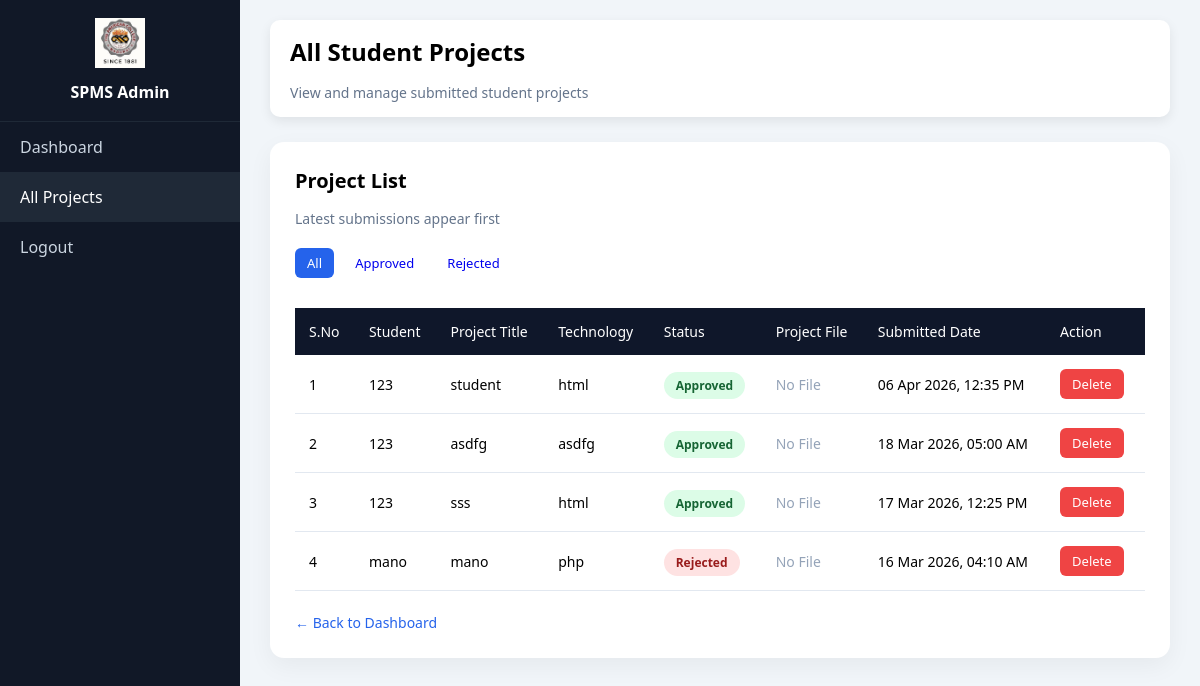
The page /admin/view_projects.php (signed in) on the database its author committed.
### tables this page shows
CREATE TABLE `projects` (
  `id` int(11) NOT NULL,
  `student_id` int(11) DEFAULT NULL,
  `project_title` varchar(200) DEFAULT NULL,
  `description` text DEFAULT NULL,
  `technology` varchar(150) DEFAULT NULL,
  `file_name` varchar(255) DEFAULT NULL,
  `status` enum('Pending','Approved','Rejected') DEFAULT 'Pending',
  `created_at` timestamp NOT NULL DEFAULT current_timestamp(),
  `submitted_at` datetime DEFAULT current_timestamp(),
  `project_year` int(11) DEFAULT year(curdate()),
  `feedback` text DEFAULT NULL
);

CREATE TABLE `users` (
  `id` int(11) NOT NULL,
  `full_name` varchar(100) NOT NULL,
  `register_no` varchar(50) NOT NULL,
  `email` varchar(100) NOT NULL,
  `password` varchar(255) NOT NULL,
  `role` enum('student','faculty','admin') DEFAULT 'student',
  `created_at` timestamp NOT NULL DEFAULT current_timestamp()
);

### admin/view_projects.php (the view, shortened to what this page needs)
<?php
include("../db.php");
$status_filter = $_GET['status'] ?? 'all';
if($status_filter == 'approved'){
    $condition = "WHERE projects.status = 'Approved'";
} elseif($status_filter == 'rejected'){
    $condition = "WHERE projects.status = 'Rejected'";
} else {
    $condition = "WHERE projects.status != 'Pending'";
}
$query = "
SELECT projects.*, users.full_name
FROM projects
JOIN users ON projects.student_id = users.id
$condition
ORDER BY projects.submitted_at DESC
";
$result = mysqli_query($conn, $query);
$class_all = ($status_filter == 'all') ? 'btn btn-view' : 'btn';
$class_approved = ($status_filter == 'approved') ? 'btn btn-approve' : 'btn';
$class_rejected = ($status_filter == 'rejected') ? 'btn btn-delete' : 'btn';
?>
<!DOCTYPE html>
<html lang="en">
<head>
<link rel="stylesheet" href="../css/style.css">
</head>
<body>
<div class="dashboard-wrapper">
<div class="sidebar">
<div class="sidebar-logo">
<img src="../assets/images/logo.png">
<h3>SPMS Admin</h3>
</div>
<ul>
<li><a href="dashboard.php">Dashboard</a></li>
<li class="active"><a href="view_projects.php">All Projects</a></li>
<li><a href="../logout.php">Logout</a></li>
</ul>
</div>
<div class="main-content">
<div class="top-navbar">
<div>
<h2>All Student Projects</h2>
<p class="subtitle">View and manage submitted student projects</p>
</div>
</div>
<div class="content-card">
<div class="card-header">
<h3>Project List</h3>
<p class="subtitle">Latest submissions appear first</p>
</div>
<div style="margin-bottom:15px;">
<a href="?status=all" class="<?php echo $class_all; ?>">All</a>
<a href="?status=approved" class="<?php echo $class_approved; ?>">Approved</a>
<a href="?status=rejected" class="<?php echo $class_rejected; ?>">Rejected</a>
</div>
<div class="table-wrapper">
<table class="modern-table">
<thead>
<tr>
<th>S.No</th>
<th>Student</th>
<th>Project Title</th>
<th>Technology</th>
<th>Status</th>
<th>Project File</th>
<th>Submitted Date</th>
<th>Action</th>
</tr>
</thead>
<tbody>
<?php if(mysqli_num_rows($result) > 0){ ?>
<?php $serial = 1; ?>
<?php while($row = mysqli_fetch_assoc($result)){ ?>
<tr>
<td><?php echo $serial++; ?></td>
<td>
<?php
echo !empty($row['full_name'])
    ? htmlspecialchars($row['full_name'])
    : "ID " . htmlspecialchars($row['student_id']);
?>
</td>
<td><?php echo htmlspecialchars($row['project_title']); ?></td>
<td><?php echo htmlspecialchars($row['technology']); ?></td>
<td>
<span class="status-badge status-<?php echo strtolower($row['status']); ?>">
<?php echo htmlspecialchars($row['status']); ?>
</span>
</td>
<td>
<?php if(!empty($row['file_name']) && file_exists("../student/uploads/" . $row['file_name'])) { ?>
    <a href="../student/uploads/<?php echo htmlspecialchars($row['file_name']); ?>"
       target="_blank"
       class="btn btn-view">
       View PDF
    </a>
<?php } else { ?>
    <span style="color:#94a3b8;">No File</span>
<?php } ?>
</td>
<td>
<?php
echo !empty($row['submitted_at'])
    ? date("d M Y, h:i A", strtotime($row['submitted_at']))
    : "-";
?>
</td>
<td>
<a href="delete_project.php?id=<?php echo $row['id']; ?>"
   onclick="return confirm('Are you sure you want to delete this project?');"
   class="btn btn-delete">
   Delete
</a>
</td>
</tr>
<?php } ?>
<?php } ?>
</tbody>
</table>
</div>
<div class="card-footer">
<a href="dashboard.php" class="back-btn">← Back to Dashboard</a>
</div>
</div>
</div>
</div>
</body>
</html>

### css/style.css (style rules this page uses)
* { margin: 0; padding: 0; box-sizing: border-box; }
body { min-height: 100vh; font-family: "Segoe UI", Arial, sans-serif; background: #f1f5f9; }
p { margin-top: 15px; font-size: 15px; }
.dashboard-wrapper { display: flex; min-height: 100vh; }
.sidebar { width: 240px; background: #111827; color: white; }
.sidebar-logo { text-align: center; padding: 18px; border-bottom: 1px solid #1f2937; }
.sidebar-logo img { width: 50px; }
.sidebar-logo h3 { margin-top: 8px; font-size: 16px; }
.sidebar ul { list-style: none; }
.sidebar ul li { padding: 14px 20px; }
.sidebar ul li a { text-decoration: none; color: #cbd5e1; display: block; transition: 0.3s; }
.main-content { flex: 1; padding: 20px 30px; }
.top-navbar { background: white; padding: 15px 20px; border-radius: 10px; box-shadow: 0 4px 12px rgba(0,0,0,0.08); display: flex; justify-content: space-between; align-items: center; margin-bottom: 25px; }
.status-badge { padding: 5px 12px; border-radius: 20px; font-size: 12px; font-weight: 600; }
.status-approved { background: #dcfce7; color: #166534; }
.status-rejected { background: #fee2e2; color: #991b1b; }
.btn { padding: 6px 12px; border-radius: 6px; font-size: 13px; text-decoration: none; font-weight: 500; display: inline-block; margin-right: 5px; }
.content-card { background: #ffffff; padding: 25px; border-radius: 14px; box-shadow: 0 8px 25px rgba(0,0,0,0.05); }
.card-header h3 { font-size: 20px; font-weight: 600; margin-bottom: 5px; }
.card-header p { color: #64748b; font-size: 14px; margin-bottom: 20px; }
.table-wrapper { overflow-x: auto; }
.modern-table { width: 100%; border-collapse: collapse; }
.modern-table thead { background: #0f172a; color: #ffffff; }
.modern-table th { padding: 14px; text-align: left; font-size: 14px; font-weight: 500; }
.modern-table td { padding: 14px; border-bottom: 1px solid #e2e8f0; font-size: 14px; }
.btn { padding: 6px 12px; border-radius: 6px; font-size: 13px; text-decoration: none; font-weight: 500; transition: 0.2s ease; }
.btn-view { background: #2563eb; color: #ffffff; }
.card-footer { margin-top: 20px; }
.back-btn { text-decoration: none; font-size: 14px; color: #2563eb; font-weight: 500; }
.sidebar ul li.active { background: #1f2937; }
.sidebar ul li.active a { color: white; }
.subtitle { color: #64748b; font-size: 14px; }
.modern-table { width: 100%; border-collapse: collapse; margin-top: 15px; }
.btn-delete { background:#ef4444; color:#fff; padding:6px 12px; border-radius:6px; text-decoration:none; font-size:13px; }

### rows shown on the page
projects: users.full_name "123", project_title "student", technology "html", status "Approved", shows "No File", submitted_at "06 Apr 2026, 12:35 PM"
projects: users.full_name "123", project_title "asdfg", technology "asdfg", status "Approved", shows "No File", submitted_at "18 Mar 2026, 05:00 AM"
projects: users.full_name "123", project_title "sss", technology "html", status "Approved", file_name "No File", submitted_at "17 Mar 2026, 12:25 PM"
projects: users.full_name "mano", project_title "mano", technology "php", status "Rejected", shows "No File", submitted_at "16 Mar 2026, 04:10 AM"
